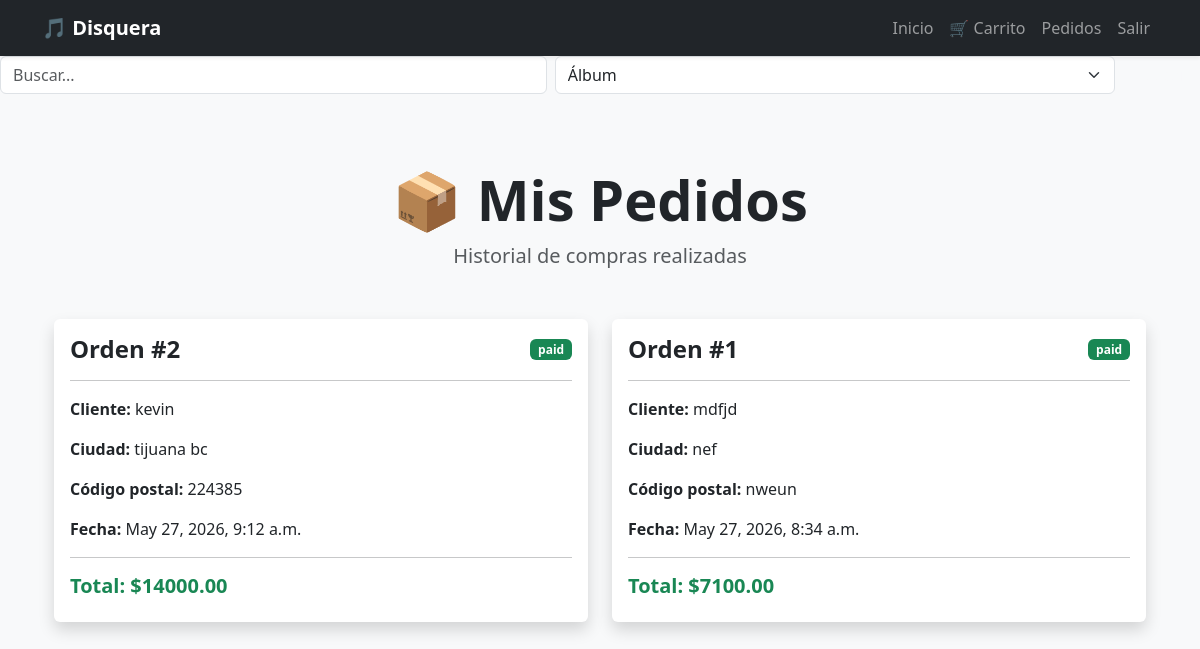
The page /my-orders/ (signed in) on the database as committed earlier.
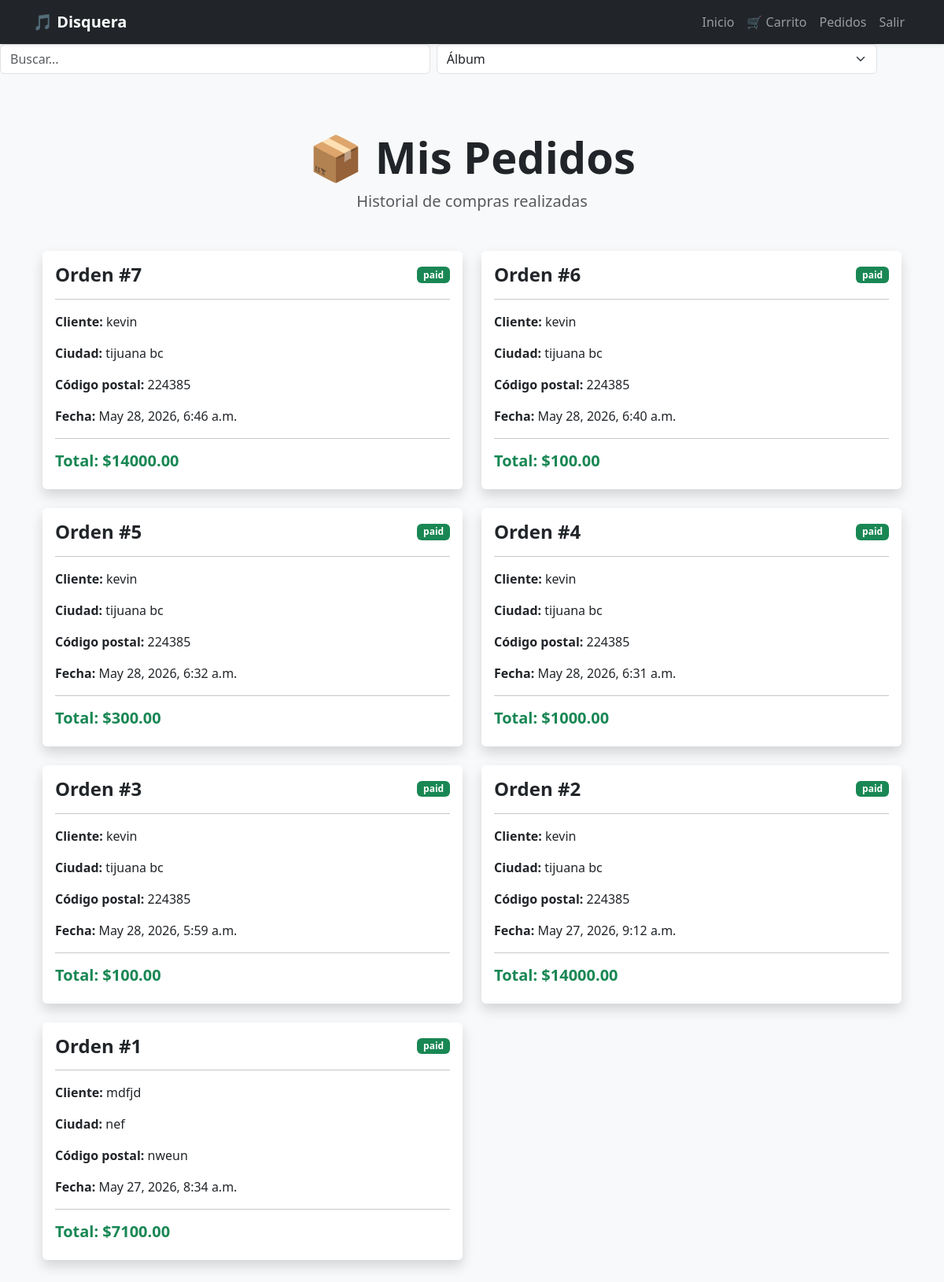
The same page on the database as committed later.
### disquera/models.py (models this page shows, shortened)
class Order(models.Model):
    PENDING = 'pending'
    PAID = 'paid'
    SHIPPED = 'shipped'
    STATUS_CHOICES = (
        (PENDING, 'Pendiente'),
        (PAID, 'Pagado'),
        (SHIPPED, 'Enviado'),
    )
    user = models.ForeignKey(User, on_delete=models.CASCADE)
    full_name = models.CharField(max_length=255)
    address = models.TextField()
    city = models.CharField(max_length=100)
    postal_code = models.CharField(max_length=20)
    total = models.DecimalField(max_digits=10, decimal_places=2)
    status = models.CharField(max_length=20, choices=STATUS_CHOICES, default=PENDING)
    created_at = models.DateTimeField(auto_now_add=True)

### disquera/views.py (the view)
# urls.py: path('my-orders/', views.my_orders, name='my_orders'),
@login_required
def my_orders(request):
    orders = Order.objects.filter(user=request.user).order_by('-created_at')
    return render(request, 'disquera/my_orders.html', {
        'orders': orders
    })

### disquera/templates/Disquera/my_orders.html (shortened to what this page needs)
{% extends 'disquera/base.html' %}
{% block content %}
<div class="container py-5">
    <div class="text-center mb-5">
        <h1 class="display-4 fw-bold">
            📦 Mis Pedidos
        </h1>
        <p class="lead text-muted">
            Historial de compras realizadas
        </p>
    </div>
    {% if orders %}
        <div class="row g-4">
            {% for order in orders %}
                <div class="col-lg-6">
                    <div class="card shadow border-0 h-100">
                        <div class="card-body">
                            <div class="d-flex justify-content-between align-items-center mb-3">
                                <h4 class="fw-bold mb-0">
                                    Orden #{{ order.id }}
                                </h4>
                                <span class="badge bg-success">
                                    {{ order.status }}
                                </span>
                            </div>
                            <hr>
                            <p>
                                <strong>Cliente:</strong>
                                {{ order.full_name }}
                            </p>
                            <p>
                                <strong>Ciudad:</strong>
                                {{ order.city }}
                            </p>
                            <p>
                                <strong>Código postal:</strong>
                                {{ order.postal_code }}
                            </p>
                            <p>
                                <strong>Fecha:</strong>
                                {{ order.created_at }}
                            </p>
                            <hr>
                            <h5 class="fw-bold text-success">
                                Total: ${{ order.total }}
                            </h5>
                        </div>
                    </div>
                </div>
            {% endfor %}
        </div>
    {% else %}
        <div class="alert alert-info shadow-sm border-0 text-center">
            Aún no has realizado compras.
        </div>
    {% endif %}
</div>
{% endblock %}

Rows that differ between the two databases and show on the page:
added Order: id "7", status "paid", full_name "kevin", city "tijuana bc", postal_code "224385", created_at "May 28, 2026, 6:46 a.m.", total "14000.00"
added Order: id "6", status "paid", full_name "kevin", city "tijuana bc", postal_code "224385", created_at "May 28, 2026, 6:40 a.m.", total "100.00"
added Order: id "5", status "paid", full_name "kevin", city "tijuana bc", postal_code "224385", created_at "May 28, 2026, 6:32 a.m.", total "300.00"
added Order: id "4", status "paid", full_name "kevin", city "tijuana bc", postal_code "224385", created_at "May 28, 2026, 6:31 a.m.", total "1000.00"
added Order: id "3", status "paid", full_name "kevin", city "tijuana bc", postal_code "224385", created_at "May 28, 2026, 5:59 a.m.", total "100.00"
